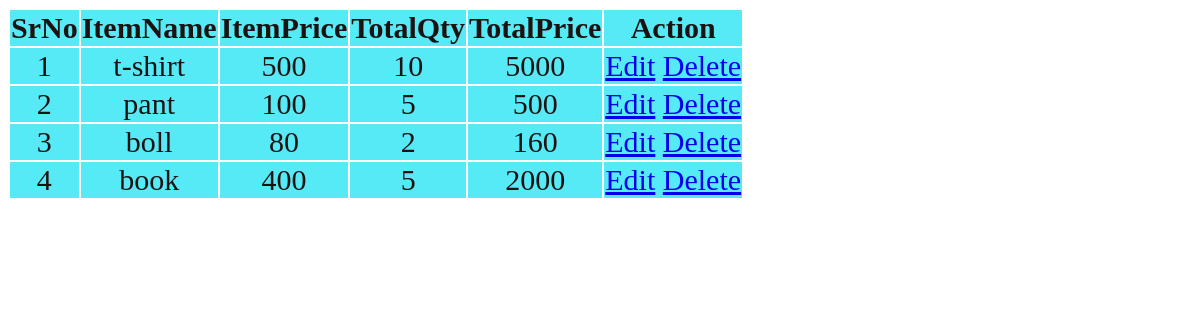
The page /show on the database its author committed.
### buying/models.py (models this page shows)
class Buying(models.Model):
    srNo = models.CharField(max_length=100)
    itemName = models.CharField(max_length=200)
    itemPrice = models.CharField(max_length=300)
    totalQty = models.CharField(max_length=200)
    class Meta:
        db_table="buying"

### buying/views.py (the view)
# urls.py: path("show", views.show),
def show(request):
    buyings = Buying.objects.all()
    return render(request, "show.html", {"buyings": buyings})

### buying/templates/show.html (shortened to what this page needs)
<!DOCTYPE html>
<html lang="en">
<head>
</head>
<body>
    <table>
        <thead>
            <tr>
                <th>SrNo</th>
                <th>ItemName</th>
                <th>ItemPrice</th>
                <th>TotalQty</th>
                <th>TotalPrice</th>
                <th>Action</th>
            </tr>
        </thead>
        <tbody>
        {% for buying in buyings %}
            <tr>
                <td>{{buying.srNo}}</td>
                <td>{{buying.itemName}}</td>
                <td>{{buying.itemPrice}}</td>
                <td>{{buying.totalQty}}</td>
                <td>{% widthratio buying.itemPrice 1 buying.totalQty %}</td>
                <td>
                    <a href="edit/{{buying.srNo}}"> Edit</a>
                    <a href="delete/{{buying.srNo}}"> Delete</a>
                </td>
            </tr>
        {% endfor %}
        </tbody>
    </table>
</body>
</html>

### buying/templates/show.html (style rules this page uses)
tr { background-color: rgba(13, 226, 241, 0.7); width: 300px; height: 10-40px; margin-left: 1000px; margin-top: 10; border-radius: 6px; }
th { text-align: center; color: rgb(29, 18, 18); font-size: 30px; margin-top: 5px; }
td { text-align: center; color: rgb(29, 18, 18); font-size: 30px; margin-top: 5px; }

### rows shown on the page
Buying: srNo "1", itemName "t-shirt", itemPrice "500", totalQty "10", itemPrice+totalQty "5000"
Buying: srNo "2", itemName "pant", itemPrice "100", totalQty "5", itemPrice+totalQty "500"
Buying: srNo "3", itemName "boll", itemPrice "80", totalQty "2", itemPrice+totalQty "160"
Buying: srNo "4", itemName "book", itemPrice "400", totalQty "5", itemPrice+totalQty "2000"
